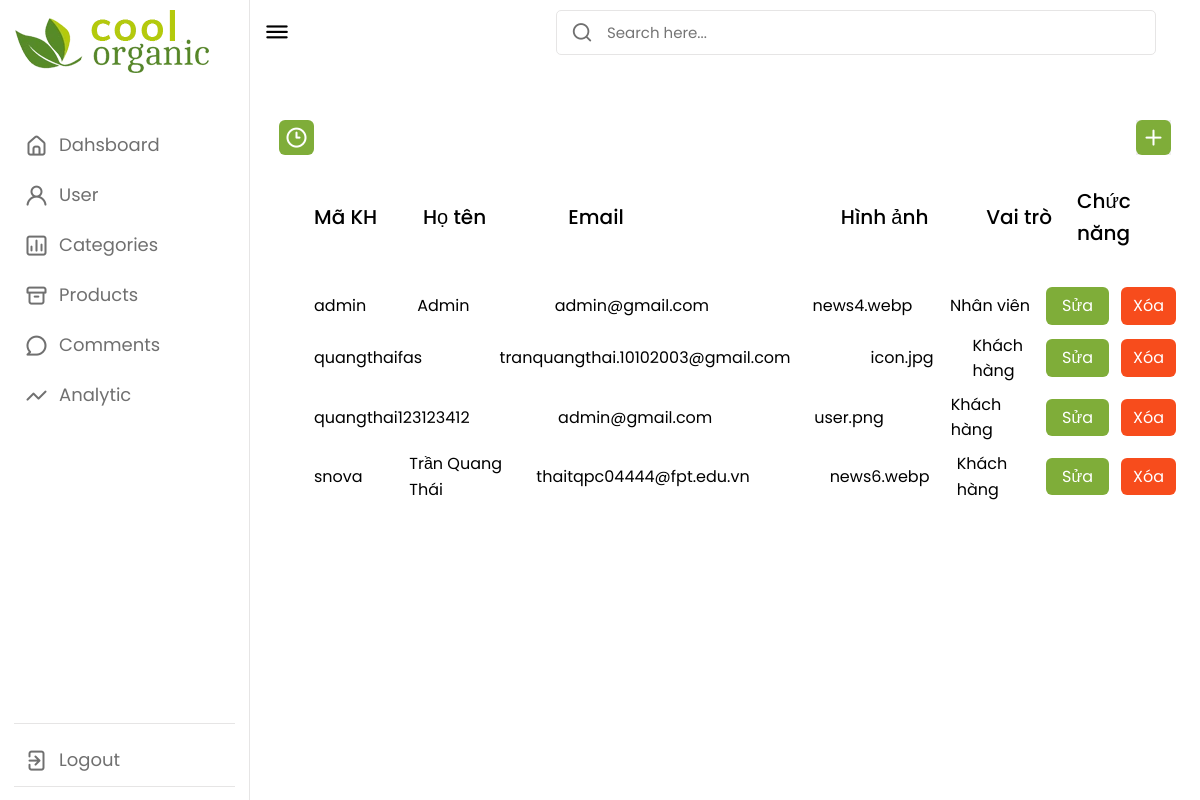
Page /admin/khach-hang/index.php?btn_list (signed in) on the committed database.
### tables this page shows
CREATE TABLE `khach_hang` (
  `ma_kh` varchar(20) NOT NULL,
  `mat_khau` varchar(255) NOT NULL,
  `ho_ten` varchar(50) NOT NULL,
  `kich_hoat` bit(1) NOT NULL DEFAULT b'0',
  `hinh` varchar(50) NOT NULL,
  `email` varchar(50) NOT NULL,
  `vai_tro` bit(1) NOT NULL DEFAULT b'0'
);

### admin/khach-hang/index.php (called while the page is built, shortened)
<?php
require_once '../../dao/khach-hang.php';
require_once '../../dao/pdo.php';
require "../../global.php";
if (exist_param("btn_list")) {
    $items_kh = kh_selectAll();
} else {
    $items_kh = kh_selectAll();
    $VIEW_NAME = "add.php";
}
require "../layout.php";

### global.php (called while the page is built, shortened)
<?php
    $ROOT_URL = '/duanmau';
    $CONTENT_URL = "$ROOT_URL/content";
    $IMAGES_URL = "$CONTENT_URL/images";
?>

### dao/pdo.php (called while the page is built, shortened)
<?php
function pdo_get_connection() {
    $servername = "localhost";
    $databasename = "sample_project";
    $username = "root";
    $password = "";
    try {
        $conn = new PDO("mysql:host=$servername;dbname=$databasename", $username, $password);
        $conn->setAttribute(PDO::ATTR_ERRMODE, PDO::ERRMODE_EXCEPTION);
        return $conn;
    } catch (PDOException $e) {
        return "Lỗi kết nối: " . $e->getMessage();
    }
}
function pdo_query($sql) {
    $sql_args = array_slice(func_get_args(), 1);
    try {
        $conn = pdo_get_connection();
        $stmt = $conn->prepare($sql);
        $stmt->execute($sql_args);
        $row = $stmt->fetchAll();
        return $row;
    } catch (PDOException $e) {
        throw $e;
    } finally {
        unset($conn);
    }
}

### dao/khach-hang.php (called while the page is built, shortened)
<?php
require_once 'pdo.php';
function kh_selectAll()
{
    $sql = "SELECT * FROM khach_hang";
    return pdo_query($sql);
}

### admin/khach-hang/list.php (the view, shortened to what this page needs)
<div class="top">
    <i class="uil uil-bars sidebar-toggle"></i>
    <div class="search-box">
        <i class="uil uil-search"></i>
        <input type="text" placeholder="Search here...">
    </div>
</div>
<div class="dash-content">
    <div class="overview">
        <div class="activity">
            <div class="activity-header">
                <div class="title">
                    <i class="uil uil-clock-three"></i>
                    <span class="text">Product Management</span>
                </div>
                <div class="add title">
                    <button class="text openbox">
                        <a href="./index.php?btn_add">
                            <i class="uil uil-plus"></i>
                        </a>
                    </button>
                </div>
            </div>
            <div class="activity-user">
                <div class="title-user">
                    <div class="title-pro name">Mã KH</div>
                    <div class="title-pro name">Họ tên</div>
                    <div class="title-pro email">Email</div>
                    <div class="title-pro date">Hình ảnh</div>
                    <div class="title-pro status">Vai trò</div>
                    <div class="title-pro func">Chức năng</div>
                </div>
                <?php
                if (is_array($items_kh) || is_object($items_kh)) {
                    foreach ($items_kh as $kh) {
                        extract($kh);
                ?>
                        <div class="list-user">
                            <div class="id"><?= $ma_kh ?></div>
                            <div class="name"><?= $ho_ten ?></div>
                            <div class="email"><?= $email ?></div>
                            <div class="image"><?= $hinh ?></div>
                            <div class="role"><?= ($vai_tro == 0) ? "Nhân viên" : "Khách hàng"; ?></div>
                            <div class="func">
                                <a href="./index.php?btn_edit&ma_kh=<?= $ma_kh ?>">
                                    <button class="btn btn-update updateBtn">Sửa</button>
                                </a>
                                <a onclick="confirm('Bạn có chắc chắn muốn xóa không')" href="./index.php?btn_delete&ma_kh=<?= $ma_kh ?>">
                                    <button class="btn btn-delete" name="delete">Xóa</button>
                                </a>
                            </div>
                        </div>
                <?php }
                } ?>
            </div>
        </div>
    </div>
</div>

### admin/layout.php (shortened to what this page needs)
<!DOCTYPE html>
<html lang="en">
<head>
    <link rel="stylesheet" href="../../content/css/reset.css">
    <link rel="stylesheet" href="../content/style.css">
    <link rel="stylesheet" href="https://unicons.iconscout.com/release/v4.0.0/css/line.css">
    <link href='https://unpkg.com/boxicons@2.1.2/css/boxicons.min.css' rel='stylesheet'>
</head>
<body>
    <nav>
        <?php include __DIR__ . "/menu.php" ?>
    </nav>
    <section class="dashboard">
        <?php include $VIEW_NAME ?>
    </section>
</body>
</html>

### admin/menu.php
<div class="logo-name">
    <div class="logo-image">
        <img src="<?= $IMAGES_URL ?>/logo.webp" alt="">
    </div>
</div>
<div class="menu-items">
    <ul class="nav-links">
        <li>
            <a href="../trang-chinh/index.php">
                <i class="uil uil-estate"></i>
                <span class="link-name">Dahsboard</span>
            </a>
        </li>
        <li>
            <a href="../khach-hang/index.php?btn_list">
                <i class="uil uil-user"></i>
                <span class="link-name">User</span>
            </a>
        </li>
        <li>
            <a href="../loai-hang/index.php?btn_list">
                <i class="uil uil-chart"></i>
                <span class="link-name">Categories</span>
            </a>
        </li>
        <li>
            <a href="../hang-hoa/index.php?btn_list">
                <i class="uil uil-archive"></i>
                <span class="link-name">Products</span>
            </a>
        </li>
        <li>
            <a href="../binh-luan/index.php?btn_list">
                <i class="uil uil-comment"></i>
                <span class="link-name">Comments</span>
            </a>
        </li>
        <li>
            <a href="../thong-ke/index.php">
                <i class="uil uil-analysis"></i>
                <span class="link-name">Analytic</span>
            </a>
        </li>
    </ul>
    <ul class="logout-mode">
        <li>
            <a href="#">
                <i class="uil uil-signout"></i>
                <span class="link-name">Logout</span>
            </a>
        </li>
    </ul>
</div>

### admin/content/style.css (style rules this page uses)
* { margin: 0; padding: 0; box-sizing: border-box; font-family: 'Poppins', sans-serif; }
:root { --primary-color: #7fad39; --panel-color: #FFF; --text-color: #000; --black-light-color: #707070; --border-color: #e6e5e5; --toggle-color: #DDD; --box1-color: #4DA3FF; --box2-color: #FFE6AC; --box3-color: #E7D1FC; --title-icon-color: #fff; --tran-05: all 0.5s ease; --tran-03: all 0.3s ease; --tran-03: all 0.2s ease; }
button { border: none; outline: none; cursor: pointer; }
body { min-height: 100vh; background-color: var(--primary-color); }
nav { position: fixed; top: 0; left: 0; height: 100%; width: 250px; padding: 10px 14px; background-color: var(--panel-color); border-right: 1px solid var(--border-color); transition: var(--tran-05); }
nav .logo-name { display: flex; flex-direction: column; }
nav .menu-items { margin-top: 40px; height: calc(100% - 90px); display: flex; flex-direction: column; justify-content: space-between; }
.menu-items li { list-style: none; }
.menu-items li a { display: flex; align-items: center; height: 50px; text-decoration: none; position: relative; }
.menu-items li a i { font-size: 24px; min-width: 45px; height: 100%; display: flex; align-items: center; justify-content: center; color: var(--black-light-color); }
.menu-items li a .link-name { font-size: 18px; font-weight: 400; color: var(--black-light-color); transition: var(--tran-05); }
.menu-items .logout-mode { padding: 12px 0 0 0; margin-bottom: 24px; border-top: 1px solid var(--border-color); border-bottom: 1px solid var(--border-color); }
.dashboard { position: relative; left: 250px; background-color: var(--panel-color); min-height: 100vh; width: calc(100% - 250px); padding: 10px 14px; transition: var(--tran-05); }
.dashboard .top { position: fixed; top: 0; left: 250px; display: flex; width: calc(100% - 250px); justify-content: space-between; align-items: center; padding: 10px 14px; background-color: var(--panel-color); transition: var(--tran-05); z-index: 10; }
.dashboard .top .sidebar-toggle { font-size: 26px; color: var(--text-color); cursor: pointer; }
.dashboard .top .search-box { position: relative; height: 45px; max-width: 600px; width: 100%; margin: 0 30px; }
.top .search-box input { position: absolute; border: 1px solid var(--border-color); background-color: var(--panel-color); padding: 0 25px 0 50px; border-radius: 5px; height: 100%; width: 100%; color: var(--text-color); font-size: 15px; font-weight: 400; outline: none; }
.top .search-box i { position: absolute; left: 15px; font-size: 22px; z-index: 10; top: 50%; transform: translateY(-50%); color: var(--black-light-color); }
.dashboard .dash-content { padding-top: 50px; }
.dash-content .title { display: flex; align-items: center; margin: 60px 0 30px 0; }
.dash-content .title i { position: relative; height: 35px; width: 35px; background-color: var(--primary-color); border-radius: 6px; color: var(--title-icon-color); display: flex; align-items: center; justify-content: center; font-size: 24px; }
.dash-content .title .text, .dash-content .activity-header .list .text { font-size: 18px; font-weight: 500; color: white; margin-left: 10px; }
.activity-header { display: flex; justify-content: space-between; align-items: center; margin: 0 15px; }
.activity-header button { border: none; outline: none; }
.activity-user { margin-left: 50px; }
.title-product, .title-user, .list { display: flex; justify-content: space-between; align-items: center; }
.title-user, .activity-user .list { display: grid; grid-template-columns: 1.4fr 2fr 1.5fr 1.2fr 1fr 1fr; }
.title-user, .list-user { display: grid; grid-template-columns: 1.2fr 1.6fr 3fr 1.6fr 1fr 1.2fr; justify-content: left; align-items: center; }
.list-user { margin: 8px 0; }
.email { margin-right: 80px; }
.title-pro { font-size: 20px; font-weight: 500; color: var(--text-color); margin-bottom: 30px; }
.btn-add, .btn-update { outline: none; border: none; padding: 10px 20px; background-color: var(--primary-color); color: white; border-radius: 6px; cursor: pointer; display: block; width: 100%; }
i, .del-icon { cursor: pointer; font-size: 18px; }
.func { display: flex; justify-content: center; align-items: center; }
.func a { margin: 0 6px; }
.btn { display: inline-block; padding: 6px 12px; margin: 0 4px; border-radius: 6px; }
.btn-update { background-color: #7fad39; color: white; }
.btn-delete { background-color: rgb(247, 76, 28); color: white; }
.func { text-decoration: none; justify-content: left; }

### rows in the picture
khach_hang: ma_kh "admin", ho_ten "Admin", email "admin@gmail.com", hinh "news4.webp", vai_tro "Nhân viên"
khach_hang: ma_kh "quangthai", ho_ten "fas", email "tranquangthai.10102003@gmail.com", hinh "icon.jpg", vai_tro "Khách hàng"
khach_hang: ma_kh "quangthai123", ho_ten "123412", email "admin@gmail.com", hinh "user.png", vai_tro "Khách hàng"
khach_hang: ma_kh "snova", ho_ten "Trần Quang Thái", email "thaitqpc04444@fpt.edu.vn", hinh "news6.webp", vai_tro "Khách hàng"
